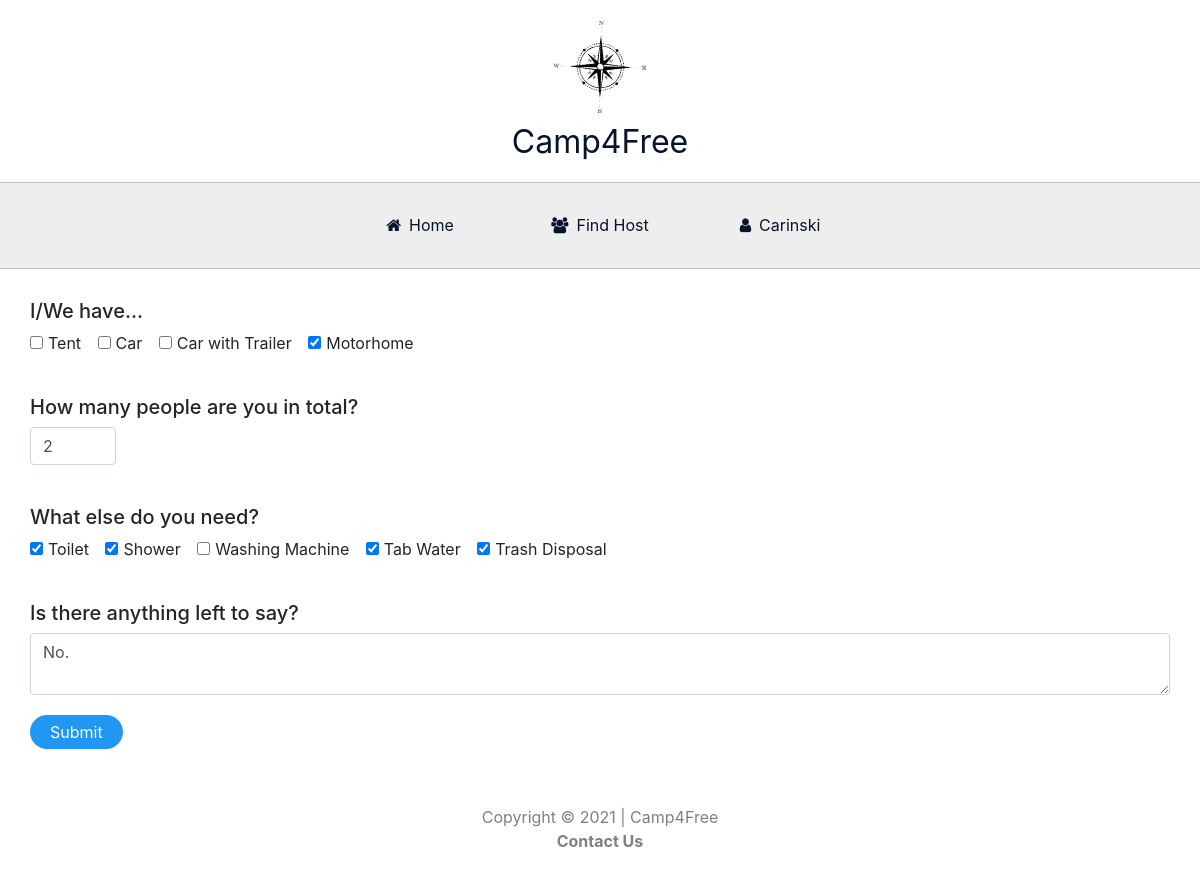
Page /updatetraveller (signed in) on the committed database.
### website/models.py (models this page shows, shortened)
class User(db.Model, UserMixin):
    id = db.Column(db.Integer, primary_key=True)
    firstname = db.Column(db.String(50), nullable = False)
    surname = db.Column(db.String(50), nullable = False)
    age = db.Column(db.String(3))
    gender = db.Column(db.String(20))
    countryresidence = db.Column(db.String(30))
    language1 = db.Column(db.String(30), nullable = False)
    language2 = db.Column(db.String(30), nullable = False)
    language3 = db.Column(db.String(30), nullable = False)
    email = db.Column(db.String(50), unique=True, nullable = False)
    phonenumber = db.Column(db.String(20), nullable = False)
    password = db.Column(db.String(60), nullable = False)
    date = db.Column(db.DateTime(timezone=True), default=func.now())
    image_file = db.Column(db.String(20), nullable = False, default='default.jpeg')
    host = db.relationship('Host', backref='provider', lazy=True)
    traveller = db.relationship('Traveller', backref='passenger', lazy=True)

class Traveller(db.Model, UserMixin):
    id = db.Column(db.Integer, primary_key=True)
    t_tent = db.Column(db.String(6))
    t_car = db.Column(db.String(6))
    t_cartrailer = db.Column(db.String(6))
    t_motorhome = db.Column(db.String(6))
    numberofpeople = db.Column(db.String(2), nullable = False)
    t_toilet = db.Column(db.String(20))
    t_shower = db.Column(db.String(20))
    t_washingmachine = db.Column(db.String(20))
    t_water = db.Column(db.String(6))
    t_trash = db.Column(db.String(6))
    t_note = db.Column(db.String(5000))
    user_id = db.Column(db.Integer, db.ForeignKey('user.id'), nullable = False)

### website/auth.py (the view, shortened to what this page needs)
@auth.route('/updatetraveller', methods=['GET', 'POST'])
@login_required
def updatetraveller():
        travellervalue = Traveller.query.filter_by(user_id = current_user.id).first()
        t_tent = request.form.get('t_tent')
        t_car = request.form.get('t_car')
        t_cartrailer = request.form.get('t_cartrailer')
        t_motorhome = request.form.get('t_motorhome')
        numberofpeople = request.form.get('numberofpeople')
        t_toilet = request.form.get('t_toilet')
        t_shower = request.form.get('t_shower')
        t_washingmachine = request.form.get('t_washingmachine')
        t_water = request.form.get('t_water')
        t_trash = request.form.get('t_trash')
        t_note = request.form.get('t_note')
        return render_template("updatetraveller.html", user=current_user, traveller1=travellervalue)

### website/__init__.py (called while the page is built)
def create_app():
    from .views import views
    from .auth import auth
    app.register_blueprint(views, url_prefix='/')
    app.register_blueprint(auth, url_prefix='/')
    from .models import User, Host, Traveller
    create_database(app)
    login_manager = LoginManager()
    login_manager.login_view = 'auth.login'
    login_manager.init_app(app)
    @login_manager.user_loader
    def load_user(id):
        return User.query.get(int(id))
    return app

### website/templates/updatetraveller.html (shortened to what this page needs)
{% extends "base.html" %}
{% block content %}
<form method="POST">
  <div class="travellerblock">
    <h5>I/We have...</h5>
    <div class="form-group">
      <div class="form-check form-check-inline">
        {% if traveller1.t_tent == "Yes" %}
        <input class="form-check-input" type="checkbox" id="t_tent" value="Yes" name="t_tent" checked>
        <label class="form-check-label" for="t_tent">Tent</label>
        {% else %}
        <input class="form-check-input" type="checkbox" id="t_tent" value="Yes" name="t_tent">
        <label class="form-check-label" for="t_tent">Tent</label>
        {% endif %}
      </div>
      <div class="form-check form-check-inline">
        {% if traveller1.t_car == "Yes" %}
        <input class="form-check-input" type="checkbox" id="t_car" value="Yes" name="t_car" checked>
        <label class="form-check-label" for="t_car">Car</label>
        {% else %}
        <input class="form-check-input" type="checkbox" id="t_car" value="Yes" name="t_car">
        <label class="form-check-label" for="t_car">Car</label>
        {% endif %}
      </div>
      <div class="form-check form-check-inline">
        {% if traveller1.t_cartrailer == "Yes" %}
        <input class="form-check-input" type="checkbox" id="t_cartrailer" value="Yes" name="t_cartrailer" checked>
        <label class="form-check-label" for="t_cartrailer">Car with Trailer</label>
        {% else %}
        <input class="form-check-input" type="checkbox" id="t_cartrailer" value="Yes" name="t_cartrailer">
        <label class="form-check-label" for="t_cartrailer">Car with Trailer</label>
        {% endif %}
      </div>
      <div class="form-check form-check-inline">
        {% if traveller1.t_motorhome == "Yes" %}
        <input class="form-check-input" type="checkbox" id="t_motorhome" value="Yes" name="t_motorhome" checked>
        <label class="form-check-label" for="t_motorhome">Motorhome</label>
        {% else %}
        <input class="form-check-input" type="checkbox" id="t_motorhome" value="Yes" name="t_motorhome">
        <label class="form-check-label" for="t_motorhome">Motorhome</label>
        {% endif %}
      </div>
    </div>
    <h5>How many people are you in total?</h5>
    <div class="form-row">
        <div class="form-group col-md-1">
            <input type="number" class="form-control" id="numberofpeople" name="numberofpeople" value="{{ traveller1.numberofpeople }}">
        </div>
    </div>
    <h5>What else do you need?</h5>
    <div class="form-group">
    <div class="form-check form-check-inline">
        {% if traveller1.t_toilet == "Yes" %}
        <input class="form-check-input" type="checkbox" id="t_toilet" value="Yes" name="t_toilet" checked>
        <label class="form-check-label" for="t_toilet">Toilet</label>
        {% else %}
        <input class="form-check-input" type="checkbox" id="t_toilet" value="Yes" name="t_toilet">
        <label class="form-check-label" for="t_toilet">Toilet</label>
        {% endif %}
    </div>
    <div class="form-check form-check-inline">
        {% if traveller1.t_shower == "Yes" %}
        <input class="form-check-input" type="checkbox" id="t_shower" value="Yes" name="t_shower" checked>
        <label class="form-check-label" for="t_shower">Shower</label>
        {% else %}
        <input class="form-check-input" type="checkbox" id="t_shower" value="Yes" name="t_shower">
        <label class="form-check-label" for="t_shower">Shower</label>
        {% endif %}
    </div>
    <div class="form-check form-check-inline">
        {% if traveller1.t_washingmachine == "Yes" %}
        <input class="form-check-input" type="checkbox" id="t_washingmachine" value="Yes" name="t_washingmachine" checked>
        <label class="form-check-label" for="t_washingmachine">Washing Machine</label>
        {% else %}
        <input class="form-check-input" type="checkbox" id="t_washingmachine" value="Yes" name="t_washingmachine">
        <label class="form-check-label" for="t_washingmachine">Washing Machine</label>
        {% endif %}
    </div>
    <div class="form-check form-check-inline">
      {% if traveller1.t_water == "Yes" %}
      <input class="form-check-input" type="checkbox" id="t_water" value="Yes" name="t_water" checked>
      <label class="form-check-label" for="t_water">Tab Water</label>
      {% else %}
      <input class="form-check-input" type="checkbox" id="t_water" value="Yes" name="t_water">
      <label class="form-check-label" for="t_water">Tab Water</label>
      {% endif %}
    </div>
    <div class="form-check form-check-inline">
      {% if traveller1.t_trash == "Yes" %}
      <input class="form-check-input" type="checkbox" id="t_trash" value="Yes" name="t_trash" checked>
      <label class="form-check-label" for="t_trash">Trash Disposal</label>
      {% else %}
      <input class="form-check-input" type="checkbox" id="t_trash" value="Yes" name="t_trash">
      <label class="form-check-label" for="t_trash">Trash Disposal</label>
      {% endif %}
    </div>
    <div class="notesfield">
      <h5>Is there anything left to say?</h5>
      <textarea name="t_note" id="t_note" class="form-control">{{ traveller1.t_note }}</textarea>
    </div>
    <a><button name="submitbutton" type="submit" class="edit">Submit</button></a>
  </div>
</form>
{% endblock %}

### website/templates/base.html (shortened to what this page needs)
<!DOCTYPE html>
<html>
    <head>
        <link rel="stylesheet" href="{{ url_for('static', filename='style.css') }}">
        <link rel="stylesheet" href="https://use.fontawesome.com/releases/v5.15.2/css/all.css">
        <link rel="stylesheet" href="https://use.fontawesome.com/releases/v5.15.2/css/v4-shims.css">
        <link
        rel="stylesheet"
        href="https://stackpath.bootstrapcdn.com/bootstrap/4.4.1/css/bootstrap.min.css"
        />
        <link
        rel="stylesheet"
        href="https://stackpath.bootstrapcdn.com/font-awesome/4.7.0/css/font-awesome.min.css"
        />
        <link rel="stylesheet" href="https://maxcdn.bootstrapcdn.com/bootstrap/4.0.0/css/bootstrap.min.css">
    </head>
    <body>
        <div id="top">
            <div id="logo">
                <img src="static/img/compass.png" alt="Compass">
            </div>
            <div id="logo-name">Camp4Free</div>
        </div>
        <div class="menu-bar">
            <ul>
                <li><a href="/"><i class="fa fa-home"></i>Home</a></li>
                <li><a href="{{ url_for('views.find_host') }}"><i class="fa fa-users"></i>Find Host</a></li>
                {% if user.is_authenticated %}
                <li><a href="{{ url_for('views.account') }}"><i class="fa fa-user"></i>{{current_user.firstname}}</a>
                {% endif %}
            </ul>
        </div>
        <div class="content">
            {% block content %}
            {% endblock %}
        </div>
        <div class="footer">
            Copyright © 2021 | Camp4Free
            <a href="{{ url_for('views.contact') }}" style="color:grey; font-weight: bold;">Contact Us</a>
        </div>
    </body>
</html>

### website/static/style.css (style rules this page uses)
* { padding: 0px; margin: 0px; box-sizing: border-box; }
body { font-family: sans-serif; }
#top { text-align: center; }
#logo { display: inline-block; margin-top: 16px; }
#logo img { height: 101.55px; width: 138px; transform: rotate(348deg); }
#logo-name { font-size: 32px; color: rgb(7, 18, 44); margin-bottom: 16px; }
.menu-bar { background-color:rgb(238, 238, 238); text-align: center; border-top: solid 1px rgb(190, 190, 190); border-bottom: solid 1px rgb(190, 190, 190); }
.menu-bar ul { display: inline-flex; list-style: none; color: rgb(7, 18, 44); }
.menu-bar ul li { width: 150px; margin: 15px; margin-bottom: 0px; padding: 15px; }
.menu-bar ul li a { text-decoration: none; color: rgb(7, 18, 44); }
.menu-bar .fa { margin-right: 8px; }
.footer { text-align: center; color: grey; padding: 16px; }
.travellerblock { margin: 30px; }
.travellerblock div { margin-bottom: 20px; }
.edit { background-color: #2196F3; border: none; color: white; padding: 5px 20px; text-align: center; text-decoration: none; display: inline-block; font-size: 16px; border-radius: 34px; margin-bottom: 10px; }
img { image-orientation: from-image; }
.travellerblock h5 { margin-top: 20px; }

### rows in the picture
User: firstname "Carinski"
Traveller: numberofpeople "2", t_note "No."
